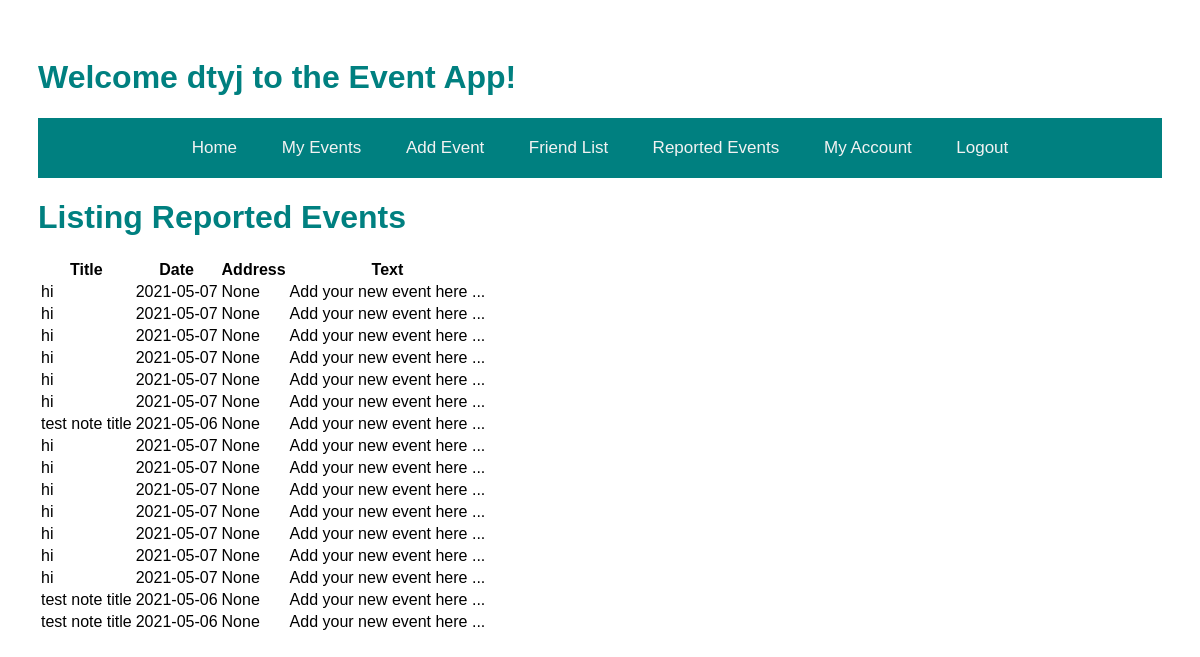
The page /reports (signed in) on the database its author committed.
### models.py (models this page shows, shortened)
class report(db.Model):
    id = db.Column(db.Integer, primary_key=True)
    event_id = db.Column(db.Integer, db.ForeignKey("event.id"), nullable=False)
    user_id = db.Column(db.Integer, db.ForeignKey("user.id"), nullable=False)
    user= db.relationship("User", lazy=True)
    event= db.relationship("Event", lazy=True)

class Event(db.Model):
    id = db.Column("id", db.Integer, primary_key=True)
    title = db.Column("title", db.String(200))
    text = db.Column("text", db.String(100))
    date = db.Column("date", db.String(50))
    address = db.Column("address", db.String(50))
    user_id = db.Column(db.Integer, db.ForeignKey("user.id"), nullable=False)
    comments = db.relationship("Comment", backref="event", cascade="all, delete-orphan", lazy=True)

### main.py (the view)
@app.route('/reports')
def get_reports():
    if session.get('user'):
        event_reports = db.session.query(report).all()
        return render_template('reports.html', user=session['user'], reports=event_reports )
    else:
        return redirect(url_for('login'))

### templates/reports.html (shortened to what this page needs)
<!DOCTYPE html>
<html lang="en">
    <head>
        <link rel="stylesheet" href="{{ url_for('static', filename='main.css') }}">
    </head>
    <body>
     <h1>Welcome {{user}} to the Event App!</h1>
    <nav>
        <div class="topnav">
            <a href="{{ url_for('home')}}"> Home </a>
            <a href="/events"> My Events </a>
            <a href="{{url_for('new_event')}}"> Add Event</a>
            <a href="{{url_for('get_friends')}}"> Friend List</a>
            <a href="{{url_for('get_reports')}}"> Reported Events </a>
            <a href="{{url_for('get_account')}}"> My Account</a>
            <a href="{{ url_for('logout')}}">Logout</a>
        </div>
        </nav>
        <h1 class="eventlist">Listing Reported Events</h1>
        <table>
            <tr>
                <th>Title</th>
                <th>Date</th>
                <th>Address</th>
                <th>Text</th>
            </tr>
            {% for report in reports %}
            <tr>
                <td>{{report.event.title}}</td>
                <td>{{ report.event.date }}</td>
                <td>{{report.event.address }}</td>
                <td>{{ report.event.text }}</td>
            </tr>
            {% endfor %}
        </table>
    </body>
</html>

### static/main.css (style rules this page uses)
body { padding: 30px 30px; font-family: Arial, Helvetica, sans-serif; }
h1 { color: teal; }
.topnav { overflow: hidden; background-color: teal; padding: 20px; text-align: center; }
.topnav a { color: #f2f2f2; padding: 20px 20px; text-decoration: none; font-size: 17px; }

### rows shown on the page
report: event "hi", event "2021-05-07", event.address "None", event.text "Add your new event here ..."
report: event "hi", event "2021-05-07", event.address "None", event.text "Add your new event here ..."
report: event "hi", event "2021-05-07", event.address "None", event.text "Add your new event here ..."
report: event "hi", event "2021-05-07", event.address "None", event.text "Add your new event here ..."
report: event "hi", event "2021-05-07", event.address "None", event.text "Add your new event here ..."
report: event "hi", event "2021-05-07", event.address "None", event.text "Add your new event here ..."
report: event "test note title", event "2021-05-06", event.address "None", event.text "Add your new event here ..."
report: event "hi", event "2021-05-07", event.address "None", event.text "Add your new event here ..."
report: event "hi", event "2021-05-07", event.address "None", event.text "Add your new event here ..."
report: event "hi", event "2021-05-07", event.address "None", event.text "Add your new event here ..."
report: event "hi", event "2021-05-07", event.address "None", event.text "Add your new event here ..."
report: event "hi", event "2021-05-07", event.address "None", event.text "Add your new event here ..."
report: event "hi", event "2021-05-07", event.address "None", event.text "Add your new event here ..."
report: event "hi", event "2021-05-07", event.address "None", event.text "Add your new event here ..."
report: event "test note title", event "2021-05-06", event.address "None", event.text "Add your new event here ..."
report: event "test note title", event "2021-05-06", event.address "None", event.text "Add your new event here ..."

### other values the page prints
{{ user }} "dtyj"
